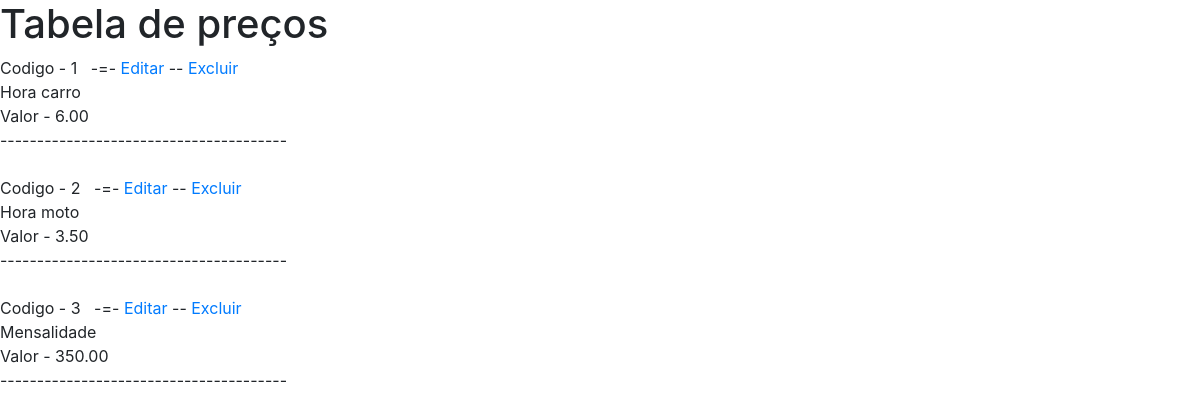
Page /listagem_parametros/ (signed in) on the committed database.
### core/models.py (models this page shows, shortened)
class Parametro(models.Model):
    descricao = models.CharField(max_length=20)
    valor = models.DecimalField(max_digits=8, decimal_places=2)
    class Meta:
        verbose_name_plural = 'Parâmetros'

### core/views.py (the view)
# urls.py: path('listagem_parametros/', listagem_parametros, name='url_listagem_parametros'),
@login_required
def listagem_parametros(request):
    dados = Parametro.objects.all()
    contexto = {'parametros': dados}
    return render(request, 'core/listagem_parametros.html', contexto)

### core/templates/core/listagem_parametros.html (shortened to what this page needs)
{% extends 'base.html' %}
{% block main %}
    <h1>Tabela de preços</h1>
    {% for param in parametros %}
        Codigo - {{ param.id }} &nbsp; -=-
        <a href={% url 'url_atualiza_parametro' param.id %}>Editar</a> --
        <a href={% url 'url_exclui_parametro' param.id %}>Excluir</a> <br>
        {{ param.descricao }} <br>
        Valor - {{ param.valor }} <br>
        --------------------------------------- <br> <br>
    {% endfor %}
{% endblock %}

### rows in the picture
Parametro: id "1", descricao "Hora carro", valor "6.00"
Parametro: id "2", descricao "Hora moto", valor "3.50"
Parametro: id "3", descricao "Mensalidade", valor "350.00"
